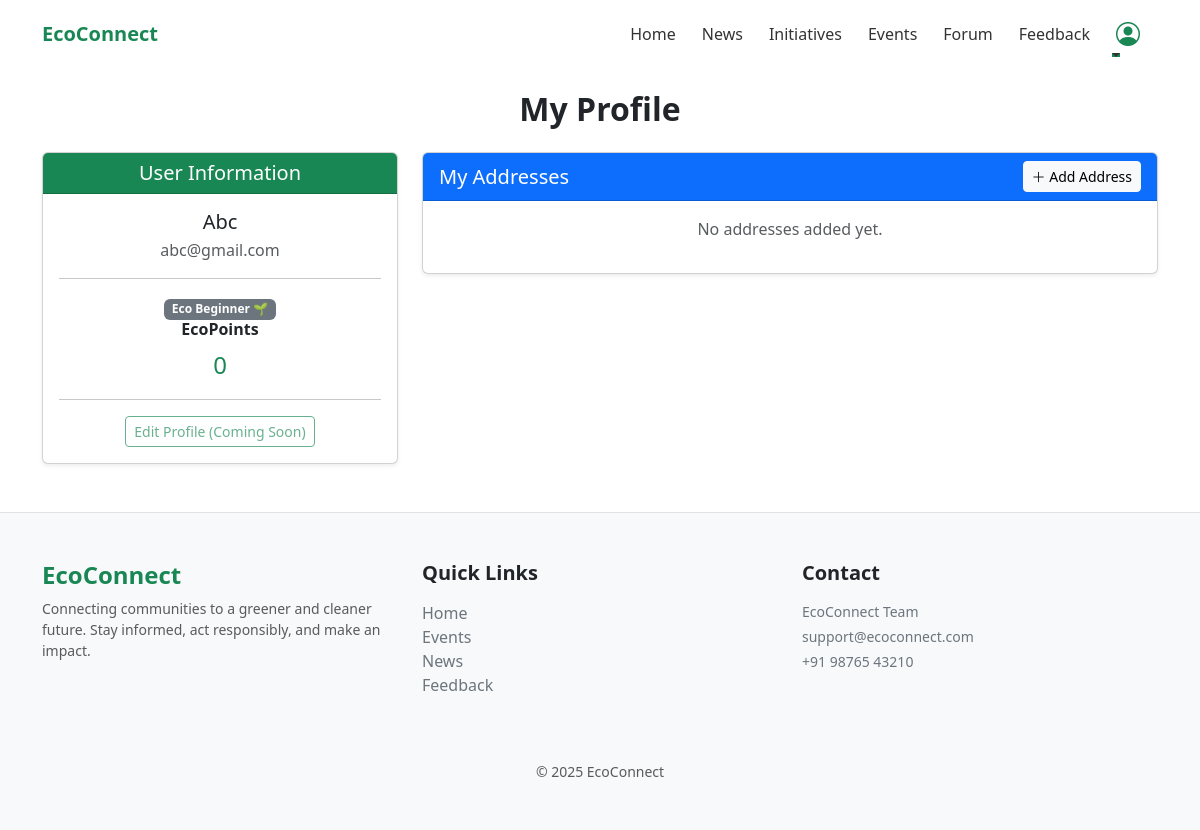
The page /users/profile/ (signed in) on the database as committed earlier.
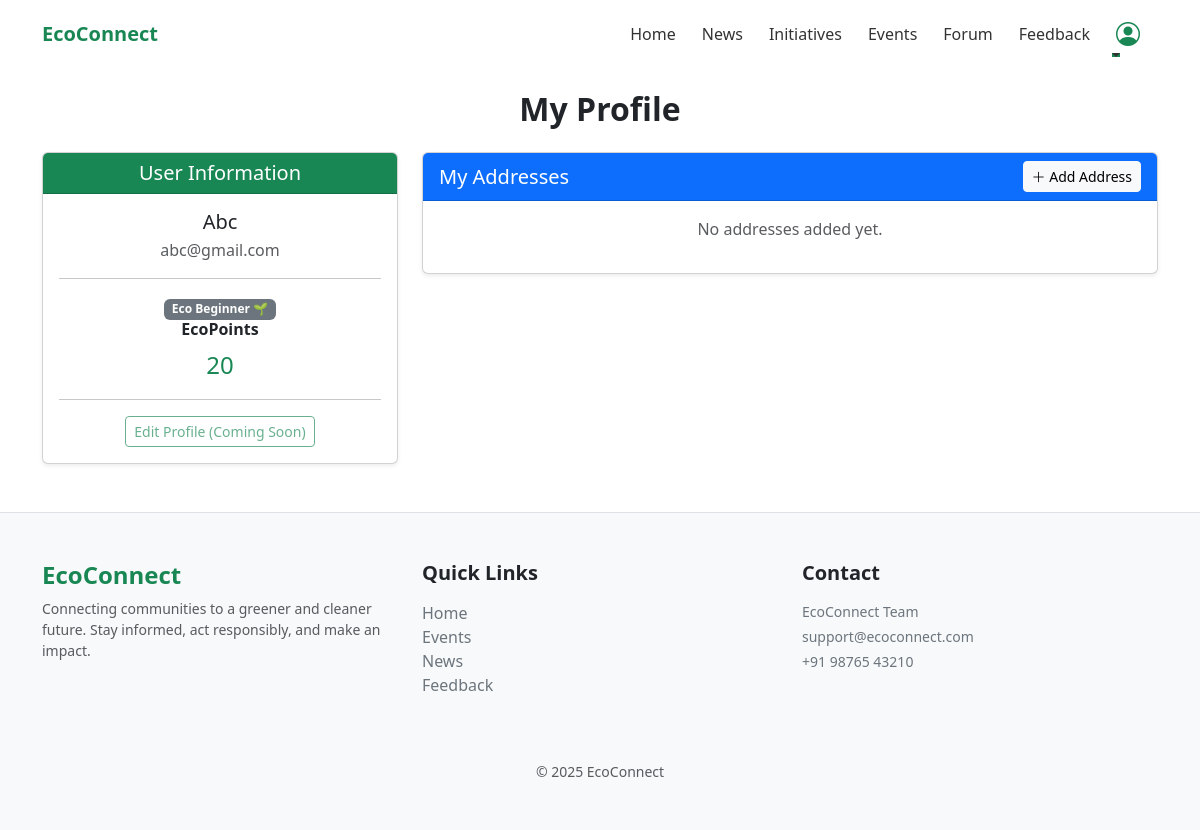
The same page on the database as committed later.
### users/models.py (models this page shows, shortened)
class CustomUser(AbstractUser):
    eco_points = models.IntegerField(default=0)

### users/views.py (the view)
# urls.py: path('profile/',views.profile,name='profile'),
@login_required
def profile(request):
    return render(request, 'profile.html', {
        'user': request.user,
        'eco_points': request.user.eco_points,
        'addresses': request.user.addresses.all(),
    })

### users/templates/profile.html
{% extends 'base.html' %} {% load static %} {% block content %}
<div class="container mt-5">
  <h2 class="fw-bold text-center mb-4">My Profile</h2>
  <div class="row g-4">
    <div class="col-md-4">
      <div class="card shadow-sm">
        <div class="card-header bg-success text-white text-center">
          <h5 class="mb-0">User Information</h5>
        </div>
        <div class="card-body text-center">
          <h5 class="mb-1">{{ user.username }}</h5>
          <p class="text-muted mb-1">{{ user.email }}</p>
          <hr />
          {% if request.user.eco_points >= 100 %}
          <span class="badge bg-success">Eco Champion 🌳</span>
          {% elif request.user.eco_points >= 50 %}
          <span class="badge bg-primary">Green Warrior 🌿</span>
          {% else %}
          <span class="badge bg-secondary">Eco Beginner 🌱</span>
          {% endif %}
          <h6 class="fw-bold">EcoPoints</h6>
          <p class="fs-4 text-success">{{ user.eco_points }}</p>
          <hr />
          <a href="#" class="btn btn-outline-success btn-sm disabled">
            Edit Profile (Coming Soon)
          </a>
        </div>
      </div>
    </div>
    <div class="col-md-8">
      <div class="card shadow-sm">
        <div
          class="card-header bg-primary text-white d-flex justify-content-between align-items-center"
        >
          <h5 class="mb-0">My Addresses</h5>
          <a href="{% url 'add_address' %}" class="btn btn-light btn-sm">
            <i class="bi bi-plus-lg"></i> Add Address
          </a>
        </div>
        <div class="card-body">
          {% if addresses %} {% for addr in addresses %}
          <div class="border rounded p-3 mb-3">
            <div class="d-flex justify-content-between align-items-start">
              <div>
                <h6 class="fw-bold mb-1">{{ addr.full_name }}</h6>
                <p class="mb-0">{{ addr.house }}, {{ addr.street }}</p>
                <p class="mb-0">
                  {{ addr.city }}, {{ addr.state }} - {{ addr.pincode }}
                </p>
                <p class="text-muted small mb-1">Phone: {{ addr.phone }}</p>
                {% if addr.is_default %}
                <span class="badge bg-success">Default</span>
                {% endif %}
              </div>
              <div>
                <a
                  href="{% url 'edit_address' addr.id %}"
                  class="btn btn-sm btn-outline-primary mb-1"
                >
                  Edit
                </a>
                <form
                  action="{% url 'delete_address' addr.id %}"
                  method="POST"
                  style="display: inline"
                >
                  {% csrf_token %}
                  <button
                    class="btn btn-sm btn-outline-danger"
                    onclick="return confirm('Delete this address?')"
                  >
                    Delete
                  </button>
                </form>
              </div>
            </div>
          </div>
          {% endfor %} {% else %}
          <p class="text-muted text-center">No addresses added yet.</p>
          {% endif %}
        </div>
      </div>
    </div>
  </div>
</div>
{% endblock %}

Rows that differ between the two databases and show on the page:
changed CustomUser "Abc": eco_points "0" → "20"
